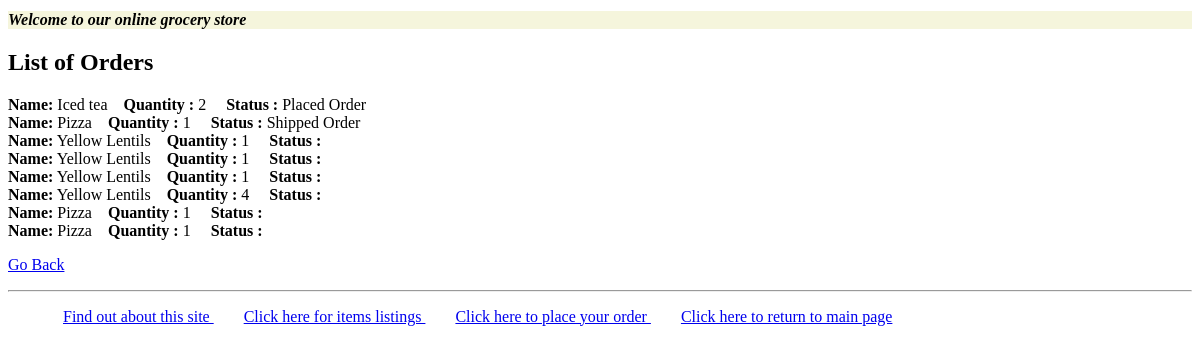
The page /grocsite/myorders/ (signed in) on the database its author committed.
### myapp1/models.py (models this page shows, shortened)
class OrderItems(models.Model):
    items = models.ForeignKey(Item, related_name="order_items", on_delete=models.CASCADE)
    client = models.ForeignKey(Client, on_delete=models.CASCADE)
    number_of_items = models.PositiveIntegerField()
    STATUS_CHOICES = [
        ('0', 'Cancelled order'),
        ('1', 'Placed Order'),
        ('2', 'Shipped Order'),
        ('3', 'Delivered Order')
    ]
    status = models.CharField(max_length=1, choices=STATUS_CHOICES)
    last_updated = models.DateTimeField(blank=True, null=True)
    description = models.TextField(blank=True)

class Item(models.Model):
    type = models.ForeignKey(Type, related_name='items', on_delete=models.CASCADE)
    name = models.CharField(max_length=200)
    price = models.DecimalField(max_digits=10, decimal_places=2)
    stock = models.PositiveIntegerField(default=100)
    available = models.BooleanField(default=True)
    description = models.TextField(blank=True)
    interested = models.PositiveIntegerField(default=0)

### myapp1/views.py (the view)
# urls.py: path('myorders/', views.myorders, name='myorders'),
@login_required
def myorders(request):
    if request.user.is_authenticated:
        orders = OrderItems.objects.filter(client= request.user.pk)
        return render(request, 'myapp1/myorders.html', {'orders': orders})
    else:
        return render(request, 'myapp1/myorders.html', {'msg': 'You are not a registered client!'})

### templates/myapp1/myorders.html
{% extends 'myapp1/base.html' %}
{% block body_block %}
    {% if orders %}
        <h2> List of Orders </h2>
            {% for order in orders %}
                <b>Name:</b> {{ order.items.name}}&nbsp; &nbsp;
                <b>Quantity :</b> {{ order.number_of_items}} &nbsp; &nbsp;
                <b>Status :</b> {{ order.get_status_display }} <br>
            {% endfor %}
    {% else %}
        <strong> None of the orders is available! </strong>
    {% endif %}
<p><a href={% url 'myapp1:index'%}>Go Back</a></p>
{% endblock %}

### rows shown on the page
OrderItems: items.name "Iced tea", number_of_items "2", status "Placed Order"
OrderItems: items.name "Pizza", number_of_items "1", status "Shipped Order"
OrderItems: items.name "Yellow Lentils", number_of_items "1"
OrderItems: items.name "Yellow Lentils", number_of_items "1"
OrderItems: items.name "Yellow Lentils", number_of_items "1"
OrderItems: items.name "Yellow Lentils", number_of_items "4"
OrderItems: items.name "Pizza", number_of_items "1"
OrderItems: items.name "Pizza", number_of_items "1"
